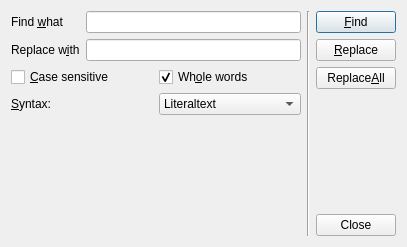
<?xml version="1.0" encoding="UTF-8"?>
<ui version="4.0">
 <class>FindAndReplaceDlg</class>
 <widget class="QDialog" name="FindAndReplaceDlg">
  <property name="geometry">
   <rect>
    <x>0</x>
    <y>0</y>
    <width>407</width>
    <height>247</height>
   </rect>
  </property>
  <property name="windowTitle">
   <string>Find and Replace</string>
  </property>
  <layout class="QHBoxLayout" name="horizontalLayout_3">
   <item>
    <layout class="QVBoxLayout" name="verticalLayout">
     <item>
      <layout class="QGridLayout" name="gridLayout">
       <item row="0" column="0">
        <widget class="QLabel" name="label">
         <property name="text">
          <string>Find &amp;what</string>
         </property>
         <property name="buddy">
          <cstring>findLineEdit</cstring>
         </property>
        </widget>
       </item>
       <item row="0" column="1">
        <widget class="QLineEdit" name="findLineEdit"/>
       </item>
       <item row="1" column="0">
        <widget class="QLabel" name="label_2">
         <property name="text">
          <string>Replace w&amp;ith</string>
         </property>
         <property name="buddy">
          <cstring>replaceLineEdit</cstring>
         </property>
        </widget>
       </item>
       <item row="1" column="1">
        <widget class="QLineEdit" name="replaceLineEdit"/>
       </item>
      </layout>
     </item>
     <item>
      <layout class="QHBoxLayout" name="horizontalLayout">
       <item>
        <widget class="QCheckBox" name="caseCheckBox">
         <property name="text">
          <string>&amp;Case sensitive</string>
         </property>
        </widget>
       </item>
       <item>
        <widget class="QCheckBox" name="wholeCheckBox">
         <property name="text">
          <string>Wh&amp;ole words</string>
         </property>
         <property name="checked">
          <bool>true</bool>
         </property>
        </widget>
       </item>
      </layout>
     </item>
     <item>
      <layout class="QHBoxLayout" name="horizontalLayout_2">
       <item>
        <widget class="QLabel" name="label_3">
         <property name="text">
          <string>&amp;Syntax:</string>
         </property>
         <property name="buddy">
          <cstring>syntaxComboBox</cstring>
         </property>
        </widget>
       </item>
       <item>
        <widget class="QComboBox" name="syntaxComboBox">
         <item>
          <property name="text">
           <string>Literaltext</string>
          </property>
         </item>
         <item>
          <property name="text">
           <string>Regular expression</string>
          </property>
         </item>
        </widget>
       </item>
      </layout>
     </item>
     <item>
      <spacer name="verticalSpacer">
       <property name="orientation">
        <enum>Qt::Vertical</enum>
       </property>
       <property name="sizeHint" stdset="0">
        <size>
         <width>20</width>
         <height>40</height>
        </size>
       </property>
      </spacer>
     </item>
    </layout>
   </item>
   <item>
    <widget class="Line" name="line">
     <property name="orientation">
      <enum>Qt::Vertical</enum>
     </property>
    </widget>
   </item>
   <item>
    <layout class="QVBoxLayout" name="verticalLayout_2">
     <item>
      <widget class="QPushButton" name="findButton">
       <property name="text">
        <string>&amp;Find</string>
       </property>
      </widget>
     </item>
     <item>
      <widget class="QPushButton" name="replaceButton">
       <property name="text">
        <string>&amp;Replace</string>
       </property>
      </widget>
     </item>
     <item>
      <widget class="QPushButton" name="replaceAllButton">
       <property name="text">
        <string>Replace&amp;All</string>
       </property>
      </widget>
     </item>
     <item>
      <spacer name="verticalSpacer_2">
       <property name="orientation">
        <enum>Qt::Vertical</enum>
       </property>
       <property name="sizeHint" stdset="0">
        <size>
         <width>20</width>
         <height>40</height>
        </size>
       </property>
      </spacer>
     </item>
     <item>
      <widget class="QPushButton" name="closeButton">
       <property name="text">
        <string>Close</string>
       </property>
      </widget>
     </item>
    </layout>
   </item>
  </layout>
 </widget>
 <resources/>
 <connections>
  <connection>
   <sender>closeButton</sender>
   <signal>clicked()</signal>
   <receiver>FindAndReplaceDlg</receiver>
   <slot>reject()</slot>
   <hints>
    <hint type="sourcelabel">
     <x>377</x>
     <y>223</y>
    </hint>
    <hint type="destinationlabel">
     <x>366</x>
     <y>139</y>
    </hint>
   </hints>
  </connection>
 </connections>
</ui>
